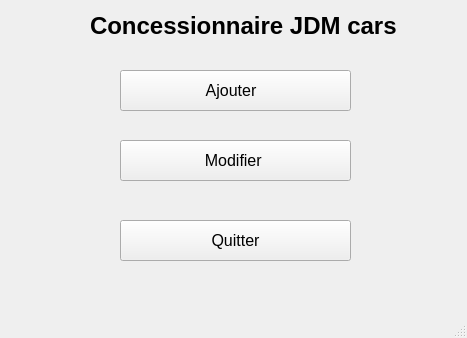
<?xml version="1.0" encoding="UTF-8"?>
<ui version="4.0">
 <class>MainWindow</class>
 <widget class="QMainWindow" name="MainWindow">
  <property name="geometry">
   <rect>
    <x>0</x>
    <y>0</y>
    <width>467</width>
    <height>338</height>
   </rect>
  </property>
  <property name="windowTitle">
   <string>MainWindow</string>
  </property>
  <widget class="QWidget" name="centralwidget">
   <widget class="QLabel" name="label">
    <property name="geometry">
     <rect>
      <x>90</x>
      <y>10</y>
      <width>311</width>
      <height>31</height>
     </rect>
    </property>
    <property name="font">
     <font>
      <pointsize>18</pointsize>
      <weight>75</weight>
      <bold>true</bold>
     </font>
    </property>
    <property name="text">
     <string>Concessionnaire JDM cars</string>
    </property>
   </widget>
   <widget class="QPushButton" name="pushButton_ajouter">
    <property name="geometry">
     <rect>
      <x>120</x>
      <y>70</y>
      <width>231</width>
      <height>41</height>
     </rect>
    </property>
    <property name="font">
     <font>
      <pointsize>12</pointsize>
     </font>
    </property>
    <property name="text">
     <string>Ajouter  </string>
    </property>
   </widget>
   <widget class="QPushButton" name="pushButton_modifier">
    <property name="geometry">
     <rect>
      <x>120</x>
      <y>140</y>
      <width>231</width>
      <height>41</height>
     </rect>
    </property>
    <property name="font">
     <font>
      <pointsize>12</pointsize>
     </font>
    </property>
    <property name="text">
     <string>Modifier </string>
    </property>
   </widget>
   <widget class="QPushButton" name="pushButton_quitter">
    <property name="geometry">
     <rect>
      <x>120</x>
      <y>220</y>
      <width>231</width>
      <height>41</height>
     </rect>
    </property>
    <property name="font">
     <font>
      <pointsize>12</pointsize>
     </font>
    </property>
    <property name="text">
     <string>Quitter</string>
    </property>
   </widget>
  </widget>
  <widget class="QMenuBar" name="menubar">
   <property name="geometry">
    <rect>
     <x>0</x>
     <y>0</y>
     <width>467</width>
     <height>21</height>
    </rect>
   </property>
  </widget>
  <widget class="QStatusBar" name="statusbar"/>
 </widget>
 <resources/>
 <connections/>
</ui>
